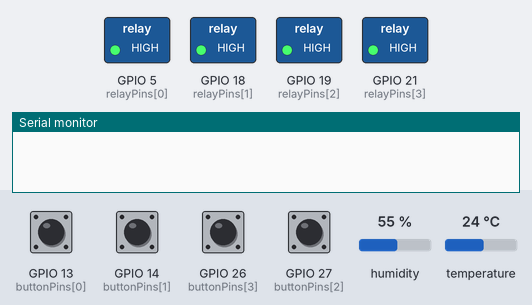
The sketch below on a simulated ESP32. Shown: switched loads named in the sketch (green lamp = pin HIGH), the last lines printed to the serial monitor. The test bench sets the inputs (shaded band); at power-on: GPIO 13 (buttonPins[0]), GPIO 14 (buttonPins[1]), GPIO 26 (buttonPins[3]), GPIO 27 (buttonPins[2]) HIGH, humidity 55 %, temperature 24 °C.

Above: at 1.2 s.
1.3 s: GPIO 13 (buttonPins[0]) pulled LOW for 0.15 s
At 2.4 s:
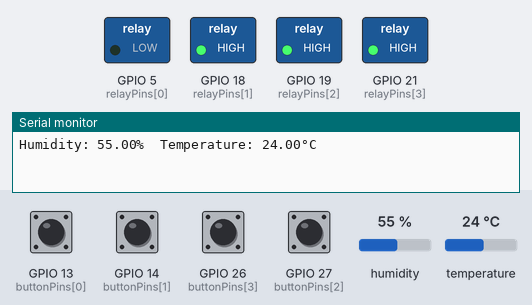
2.9 s: GPIO 14 (buttonPins[1]) pulled LOW for 0.15 s
At 3.4 s:
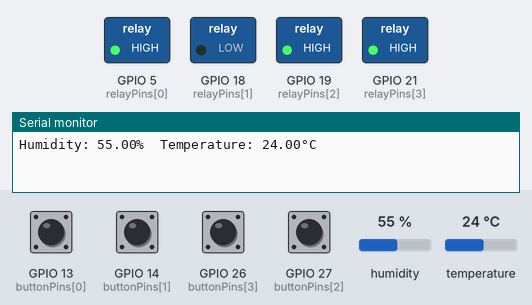
4.5 s: GPIO 26 (buttonPins[3]) pulled LOW for 0.15 s
At 5.7 s:
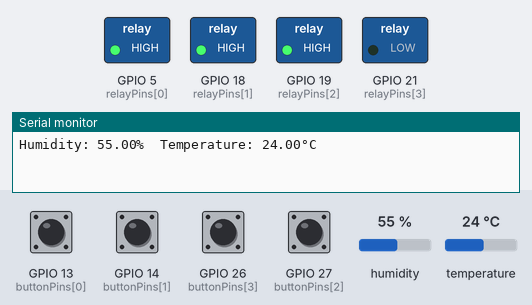
6.1 s: GPIO 27 (buttonPins[2]) pulled LOW for 0.15 s
At 7.0 s:
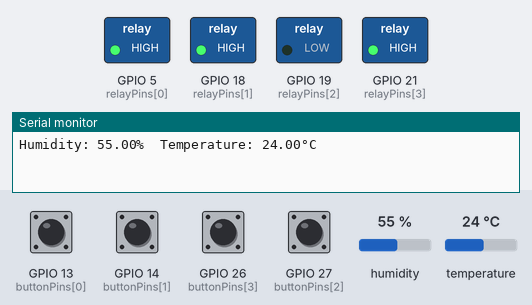
7.7 s: GPIO 13 (buttonPins[0]) pulled LOW for 1 s
At 8.5 s:
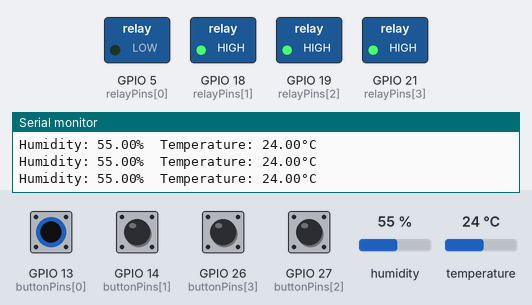
10.2 s: GPIO 14 (buttonPins[1]) pulled LOW for 1 s
At 11.3 s:
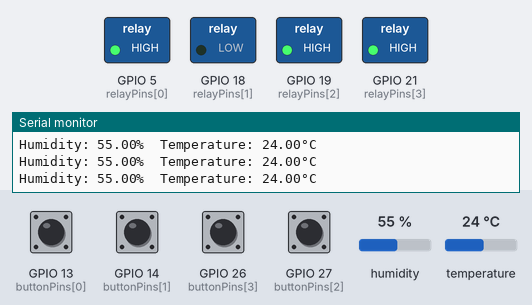
Timing chart, 0 to 13.2 s (numbered marks = the images above; inputs shaded):
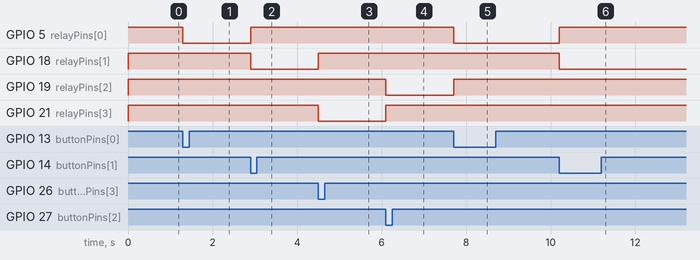

Measured:
- after the input at 1.3 s, GPIO 5 (relayPins[0]): HIGH → LOW at once
- after the input at 2.9 s, GPIO 5 (relayPins[0]): LOW → HIGH at once; GPIO 18 (relayPins[1]): HIGH → LOW at once
- after the input at 4.5 s, GPIO 18 (relayPins[1]): LOW → HIGH at once; GPIO 21 (relayPins[3]): HIGH → LOW at once
- after the input at 6.1 s, GPIO 19 (relayPins[2]): HIGH → LOW at once; GPIO 21 (relayPins[3]): LOW → HIGH at once
- after the input at 7.7 s, GPIO 5 (relayPins[0]): HIGH → LOW at once; GPIO 19 (relayPins[2]): LOW → HIGH at once
- after the input at 10.2 s, GPIO 5 (relayPins[0]): LOW → HIGH at once; GPIO 18 (relayPins[1]): HIGH → LOW at once

The sketch:

sketch_dec05a.ino
```cpp
#include <DHT.h>

// กำหนด PIN สำหรับ Relay และปุ่มกด
const int relayPins[] = {5, 18, 19, 21}; // แก้ไขตาม PIN ของคุณ
const int buttonPins[] = {13, 14, 27, 26}; // แก้ไขตาม PIN ของคุณ
const int DHTPin = 4; // แก้ไขตาม PIN ของคุณ

// กำหนดประเภทของเซ็นเซอร์ DHT
#define DHTTYPE DHT22
DHT dht(DHTPin, DHTTYPE);

void setup() {
  // กำหนด pinMode สำหรับ relay และปุ่มกด
  for (int i = 0; i < 4; i++) {
    pinMode(relayPins[i], OUTPUT);
    pinMode(buttonPins[i], INPUT_PULLUP);
    digitalWrite(relayPins[i], HIGH); // ปิด Relay ทั้งหมด
  }

  // กำหนดเริ่มต้นสำหรับ DHT22
  dht.begin();

  Serial.begin(9600);
}

void loop() {
  for (int i = 0; i < 4; i++) {
    if (digitalRead(buttonPins[i]) == LOW) {
      handleButtonPress(i);
      delay(500); // debounce delay
    }
  }
}

void handleButtonPress(int buttonIndex) {
  for (int i = 0; i < 4; i++) {
    digitalWrite(relayPins[i], i == buttonIndex ? LOW : HIGH);
  }

  if (buttonIndex == 0) {
    // อ่านข้อมูลอุณหภูมิเมื่อกดปุ่มที่ 1
    float h = dht.readHumidity();
    float t = dht.readTemperature();

    if (isnan(h) || isnan(t)) {
      Serial.println("Failed to read from DHT sensor!");
      return;
    }

    Serial.print("Humidity: ");
    Serial.print(h);
    Serial.print("%  Temperature: ");
    Serial.print(t);
    Serial.println("°C");
  }
}
```
